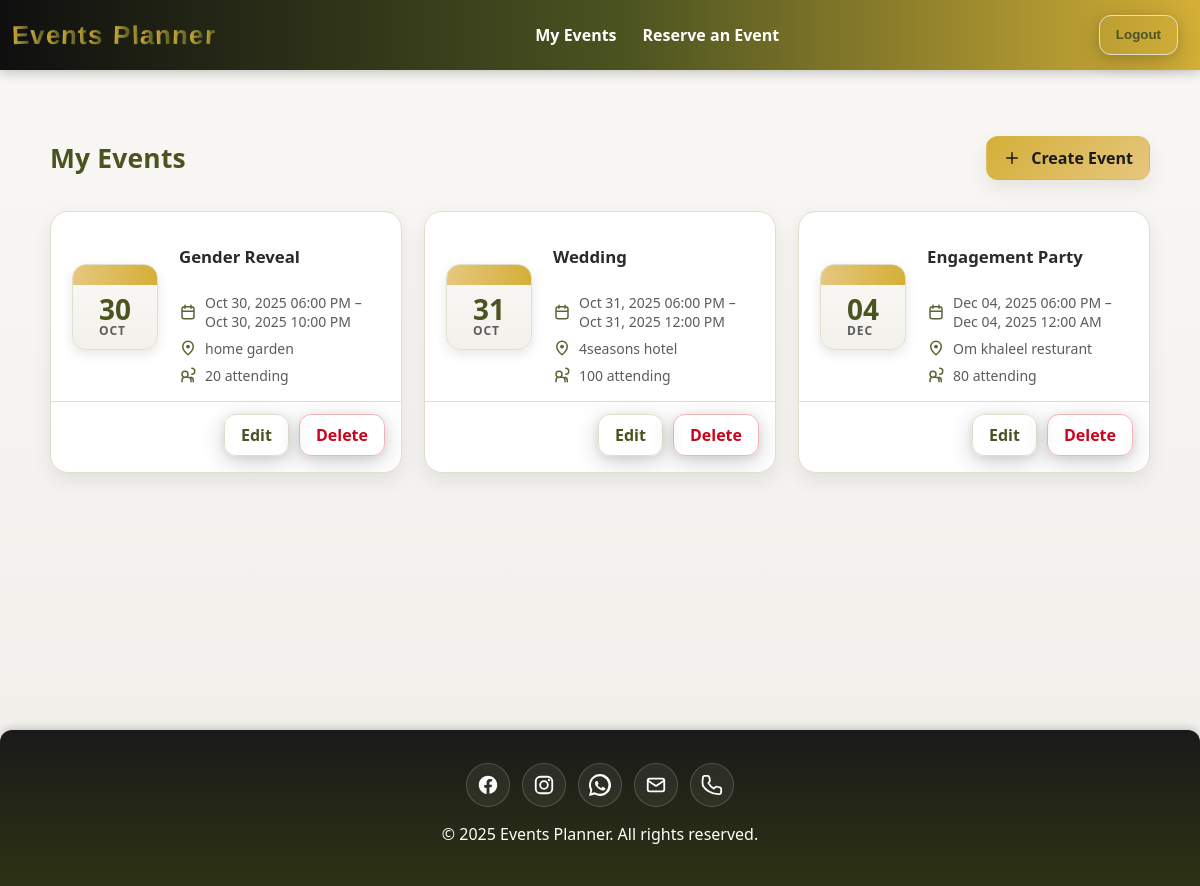
/events/ (signed in), run on the app's committed database.
### main_app/models.py (models this page shows, shortened)
class Event(models.Model):
  title = models.CharField(max_length=200)
  description = models.TextField(max_length=500)
  location = models.TextField(max_length=500)
  start_date = models.DateTimeField('Event Date')
  end_date = models.DateTimeField('Event End Date')
  created_date = models.DateTimeField(auto_now=True)
  updated_date = models.DateTimeField(auto_now=True)
  attendees_count = models.IntegerField()
  theme_colors = models.CharField(max_length=100)
  theme_images = models.ImageField(upload_to='events/%Y/%m/',
        blank=True,
        null=True)
  user = models.ForeignKey(
        settings.AUTH_USER_MODEL,
        on_delete=models.CASCADE,
        related_name='events'
    )

### main_app/views.py (the view)
# urls.py: path('events/', views.event_index, name='my-events'),
@login_required
def event_index(request):
  events = Event.objects.filter(user=request.user).order_by('start_date')
  return render(request, 'events/index.html', {'events': events})

### main_app/templates/events/index.html (shortened to what this page needs)
{% extends 'base.html' %}
{% load static %}
{% block head %}
  <link rel="stylesheet" href="{% static 'css/my-events.css' %}" />
{% endblock %}
{% block content %}
  <div class="events-page">
    <header class="events-header">
      <h1 class="page-title">My Events</h1>
      <a href="{% url 'event-create' %}" class="btn btn-primary">
        <span class="icon">
          <svg viewBox="0 0 24 24" aria-hidden="true">
            <path d="M12 5v14M5 12h14" stroke="currentColor" stroke-width="2" stroke-linecap="round" />
          </svg>
        </span>
        Create Event
      </a>
    </header>
    {% if events %}
      <div class="events-grid">
        {% for e in events %}
          <article class="event-card">
            <a class="event-card-link" href="{% url 'event-details' e.pk %}">
              <div class="event-media">
                <div class="calendar">
                  <div class="calendar-bar"></div>
                  <div class="calendar-body">
                    <div class="calendar-date">
                      {{ e.start_date|date:'d' }}
                      <span>{{ e.start_date|date:'M' }}</span>
                    </div>
                  </div>
                </div>
              </div>
              <div class="event-body">
                <h3 class="event-title">{{ e.title }}</h3>
                <div class="event-meta">
                  <div class="meta-item">
                    <svg viewBox="0 0 24 24" aria-hidden="true">
                      <path d="M8 7V3m8 4V3M4 11h16M7 21h10a3 3 0 0 0 3-3V8a3 3 0 0 0-3-3H7a3 3 0 0 0-3 3v10a3 3 0 0 0 3 3Z" fill="none" stroke="currentColor" stroke-width="2" stroke-linecap="round" />
                    </svg>
                    <span>
                      {{ e.start_date|date:'M d, Y h:i A' }}
                      {% if e.end_date %}
                        – {{ e.end_date|date:'M d, Y h:i A' }}
                      {% endif %}
                    </span>
                  </div>
                  {% if e.location %}
                    <div class="meta-item">
                      <svg viewBox="0 0 24 24" aria-hidden="true">
                        <path d="M12 21s-7-5.686-7-11a7 7 0 1 1 14 0c0 5.314-7 11-7 11Z" fill="none" stroke="currentColor" stroke-width="2" />
                        <circle cx="12" cy="10" r="2.5" fill="currentColor" />
                      </svg>
                      <span>{{ e.location }}</span>
                    </div>
                  {% endif %}
                  {% if e.attendees_count %}
                    <div class="meta-item">
                      <svg viewBox="0 0 24 24" aria-hidden="true">
                        <path d="M16 21v-2a4 4 0 0 0-4-4H8a4 4 0 0 0-4 4v2M12 11a4 4 0 1 0-8 0 4 4 0 0 0 8 0Zm7 10v-2a4 4 0 0 0-3-3.874M17 3a4 4 0 0 1 0 8" fill="none" stroke="currentColor" stroke-width="2" stroke-linecap="round" />
                      </svg>
                      <span>{{ e.attendees_count }} attending</span>
                    </div>
                  {% endif %}
                </div>
              </div>
            </a>
            <div class="event-actions">
              <a href="{% url 'event-update' e.pk %}" class="btn btn-ghost">Edit</a>
              <a href="{% url 'event-delete' e.pk %}" class="btn btn-danger">Delete</a>
            </div>
          </article>
        {% endfor %}
      </div>
    {% endif %}
  </div>
{% endblock %}

### main_app/static/css/variables.css (style rules this page uses)
:root { --olive: #4b5320; --olive-900: #2d3314; --gold: #d4af37; --gold-300: #e6c77f; --black: #1a1a1a; --ink: #2a2a2a; --paper: #faf9f7; --white: #ffffff; --error-color: #d0021b; --stroke: rgba(0,0,0,.08); --shadow-strong: 0 6px 24px rgba(0,0,0,.18), 0 2px 8px rgba(0,0,0,.08); --header-gradient: linear-gradient(90deg, #0f0f0f, var(--olive) 52%, var(--gold)); --cta-gradient: linear-gradient(90deg, var(--olive), var(--gold)); --cta-hover-gradient: linear-gradient(90deg, var(--olive-900), #b99725); --font-sans: "Poppins", ui-sans-serif, system-ui, sans-serif; --surface: var(--paper); --surface-2: #f0eee9; --card: #ffffff; --border: #e0decc; --text: var(--ink); --muted: #5c5c5c; --shadow: 0 8px 20px rgba(0, 0, 0, 0.08); }
.btn { display:inline-flex; align-items:center; justify-content:center; padding: 8px 16px; border-radius: 8px; border:0; background: var(--cta-gradient); color:#fff; font-weight:600; text-decoration:none; cursor:pointer; transition: background .25s ease, transform .2s ease, box-shadow .2s ease; box-shadow: var(--shadow-strong); }

### main_app/static/css/base.css (style rules this page uses)
:root { --header-h: 70px; --page-max: 2000px; }
html, body { width: 100%; }
body { font-family: var(--font-sans); color: var(--ink); background: var(--paper); margin: 0 auto; max-width: var(--page-max); min-height: 100vh; overflow-x: hidden; }
.btn { background: var(--cta-gradient); color: #fff; font-weight: 700; border: 0; border-radius: 10px; padding: 8px 14px; text-decoration: none; display: inline-flex; align-items: center; box-shadow: var(--shadow-strong); cursor: pointer; transition: transform .15s ease, background .25s ease; }
.btn-ghost { background: rgba(255, 255, 255, .12); border: 1px solid rgba(255, 255, 255, .28); }

### data on the page
Event: start_date "30", start_date "OCT", title "Gender Reveal", start_date "Oct 30, 2025 06:00 PM", end_date "Oct 30, 2025 10:00 PM", location "home garden", attendees_count "20"
Event: start_date "31", start_date "OCT", title "Wedding", start_date "Oct 31, 2025 06:00 PM", end_date "Oct 31, 2025 12:00 PM", location "4seasons hotel", attendees_count "100"
Event: start_date "04", start_date "DEC", title "Engagement Party", start_date "Dec 04, 2025 06:00 PM", end_date "Dec 04, 2025 12:00 AM", location "Om khaleel resturant", attendees_count "80"
